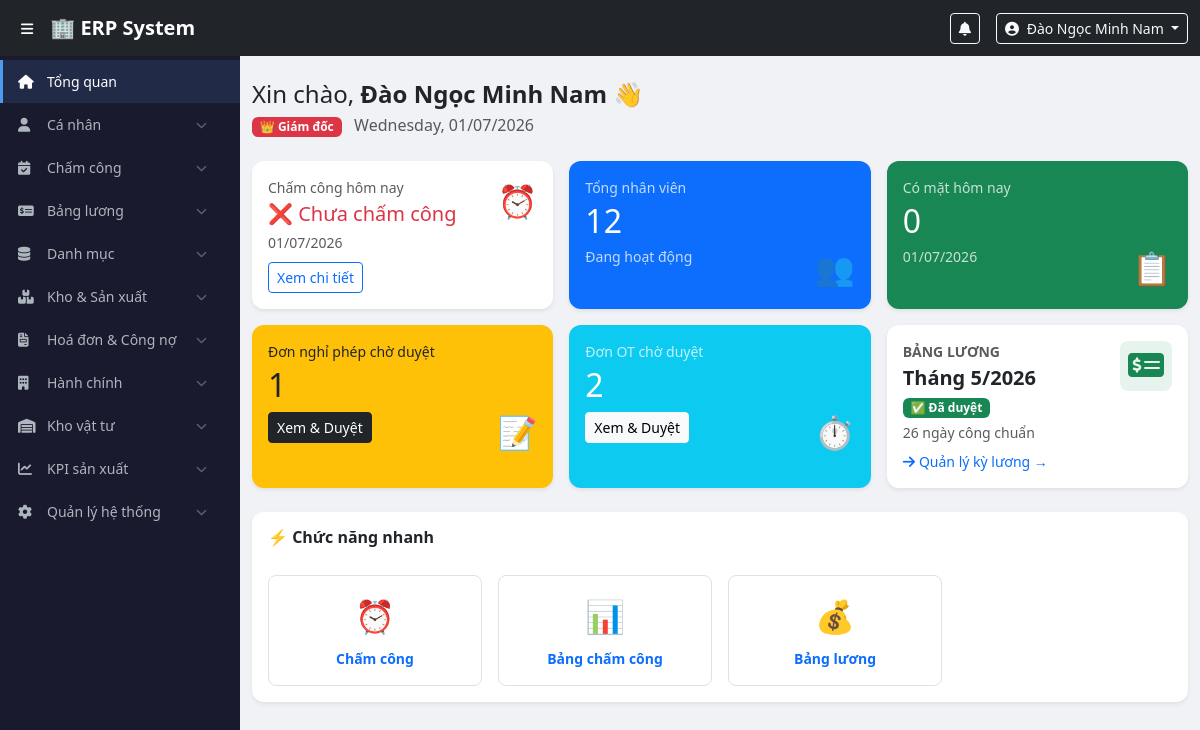
/dashboard.php (signed in), run on the app's committed database.
### tables this page shows
CREATE TABLE `payroll_periods` (
  `id` int(11) NOT NULL,
  `period_year` smallint(6) NOT NULL,
  `period_month` tinyint(4) NOT NULL,
  `period_from` date NOT NULL,
  `period_to` date NOT NULL,
  `working_days` tinyint(4) NOT NULL,
  `status` enum('draft','submitted','approved','locked') DEFAULT 'draft',
  `note` text DEFAULT NULL,
  `created_by` int(11) DEFAULT NULL,
  `submitted_at` datetime DEFAULT NULL,
  `submitted_by` int(11) DEFAULT NULL,
  `approved_at` datetime DEFAULT NULL,
  `approved_by` int(11) DEFAULT NULL,
  `locked_at` datetime DEFAULT NULL,
  `locked_by` int(11) DEFAULT NULL,
  `created_at` timestamp NOT NULL DEFAULT current_timestamp(),
  `updated_at` timestamp NOT NULL DEFAULT current_timestamp() ON UPDATE current_timestamp()
);

### config/auth.php (called while the page is built, shortened)
<?php
function isLoggedIn() {
    return isset($_SESSION['user_id']) && !empty($_SESSION['user_id']);
}
function hasRole(...$roles) {
    return in_array($_SESSION['role'], $roles);
}
function currentUser() {
    return [
        'id'          => $_SESSION['user_id']   ?? null,
        'full_name'   => $_SESSION['full_name'] ?? '',
        'username'    => $_SESSION['username']  ?? '',
        'role'        => $_SESSION['role']      ?? '',
        'role_name'   => $_SESSION['role_name'] ?? '',
        'employee_code' => $_SESSION['employee_code'] ?? '',
        'department_id' => $_SESSION['department_id'] ?? null,
    ];
}
function getRoleBadge($role) {
    $map = [
        'director'   => ['class' => 'danger',   'icon' => '👑', 'label' => 'Giám đốc'],
        'accountant' => ['class' => 'warning',   'icon' => '💰', 'label' => 'Kế toán'],
        'manager'    => ['class' => 'primary',   'icon' => '🏢', 'label' => 'Quản lý'],
        'warehouse'  => ['class' => 'info',      'icon' => '📦', 'label' => 'Quản lý Kho'],
        'production' => ['class' => 'success',   'icon' => '🏭', 'label' => 'Quản lý SX'],
        'employee'   => ['class' => 'secondary', 'icon' => '👤', 'label' => 'Nhân viên'],
    ];
    return $map[$role] ?? ['class' => 'secondary', 'icon' => '❓', 'label' => $role];
}
?>

### dashboard.php (the view, shortened to what this page needs)
<?php
require_once 'config/auth.php';
$user = currentUser();
$pdo = getDBConnection();
$today = date('Y-m-d');
$stats = [];
$stmt = $pdo->prepare("SELECT * FROM attendance_logs WHERE user_id = ? AND work_date = ?");
$stmt->execute([$user['id'], $today]);
$todayAttendance = $stmt->fetch();
if (hasRole('production', 'manager', 'director')) {
    $stmt = $pdo->prepare("SELECT COUNT(*) FROM leave_requests WHERE status = 'pending'");
    $stmt->execute();
    $stats['pending_leaves'] = $stmt->fetchColumn();
    $stmt = $pdo->prepare("SELECT COUNT(*) FROM overtime_requests WHERE status = 'pending'");
    $stmt->execute();
    $stats['pending_ot'] = $stmt->fetchColumn();
}
if (hasRole('director', 'manager', 'accountant')) {
    $stmt = $pdo->prepare("SELECT COUNT(*) FROM users WHERE is_active = 1 AND role_id = (SELECT id FROM roles WHERE name = 'employee')");
    $stmt->execute();
    $stats['total_employees'] = $stmt->fetchColumn();
    $stmt = $pdo->prepare("SELECT COUNT(*) FROM attendance_logs WHERE work_date = ?");
    $stmt->execute([$today]);
    $stats['checked_today'] = $stmt->fetchColumn();
}
$pendingPayrolls = 0;
$latestPeriod = $pdo->query("
    SELECT * FROM payroll_periods
    ORDER BY period_year DESC, period_month DESC
    LIMIT 1
")->fetch();
if (hasRole('director')) {
    $pendingPayrolls = (int)$pdo->query("
        SELECT COUNT(*) FROM payroll_periods WHERE status = 'submitted'
    ")->fetchColumn();
}
include 'includes/header.php';
include 'includes/sidebar.php';
?>
<div class="main-content">
    <div class="container-fluid py-4">
        <div class="d-flex justify-content-between align-items-center mb-4">
            <div>
                <h4 class="mb-1">Xin chào, <strong><?= htmlspecialchars($user['full_name']) ?></strong> 👋</h4>
                <p class="text-muted mb-0">
                    <?php $badge = getRoleBadge($user['role']); ?>
                    <span class="badge bg-<?= $badge['class'] ?>"><?= $badge['icon'] ?> <?= $badge['label'] ?></span>
                    &nbsp; <?= date('l, d/m/Y') ?>
                </p>
            </div>
        </div>
        <div class="row g-3 mb-4">
            <div class="col-md-4">
                <div class="card border-0 shadow-sm h-100">
                    <div class="card-body">
                        <div class="d-flex justify-content-between align-items-start">
                            <div>
                                <p class="text-muted small mb-1">Chấm công hôm nay</p>
                                <?php if ($todayAttendance): ?>
                                    <h5 class="text-success mb-1">✅ Đã chấm công</h5>
                                    <small class="text-muted">
                                        Vào: <?= $todayAttendance['check_in'] ? date('H:i', strtotime($todayAttendance['check_in'])) : '--:--' ?>
                                        &nbsp;|&nbsp;
                                        Ra: <?= $todayAttendance['check_out'] ? date('H:i', strtotime($todayAttendance['check_out'])) : '--:--' ?>
                                    </small>
                                <?php else: ?>
                                    <h5 class="text-danger mb-1">❌ Chưa chấm công</h5>
                                    <small class="text-muted"><?= date('d/m/Y') ?></small>
                                <?php endif; ?>
                            </div>
                            <div class="fs-2">⏰</div>
                        </div>
                        <a href="/erp/modules/attendance/index.php" class="btn btn-sm btn-outline-primary mt-2">Xem chi tiết</a>
                    </div>
                </div>
            </div>
            <?php if (hasRole('director', 'manager', 'accountant')): ?>
            <div class="col-md-4">
                <div class="card border-0 shadow-sm h-100 bg-primary text-white">
                    <div class="card-body">
                        <p class="mb-1 opacity-75 small">Tổng nhân viên</p>
                        <h2 class="mb-1"><?= $stats['total_employees'] ?? 0 ?></h2>
                        <small class="opacity-75">Đang hoạt động</small>
                        <div class="fs-2 float-end mt-n3">👥</div>
                    </div>
                </div>
            </div>
            <div class="col-md-4">
                <div class="card border-0 shadow-sm h-100 bg-success text-white">
                    <div class="card-body">
                        <p class="mb-1 opacity-75 small">Có mặt hôm nay</p>
                        <h2 class="mb-1"><?= $stats['checked_today'] ?? 0 ?></h2>
                        <small class="opacity-75"><?= date('d/m/Y') ?></small>
                        <div class="fs-2 float-end mt-n3">📋</div>
                    </div>
                </div>
            </div>
            <?php endif; ?>
            <?php if (hasRole('production', 'manager', 'director')): ?>
            <div class="col-md-4">
                <div class="card border-0 shadow-sm h-100 bg-warning">
                    <div class="card-body">
                        <p class="mb-1 small">Đơn nghỉ phép chờ duyệt</p>
                        <h2 class="mb-1"><?= $stats['pending_leaves'] ?? 0 ?></h2>
                        <a href="/erp/modules/attendance/leave_manage.php" class="btn btn-sm btn-dark mt-1">Xem & Duyệt</a>
                        <div class="fs-2 float-end mt-n3">📝</div>
                    </div>
                </div>
            </div>
            <div class="col-md-4">
                <div class="card border-0 shadow-sm h-100 bg-info text-white">
                    <div class="card-body">
                        <p class="mb-1 opacity-75 small">Đơn OT chờ duyệt</p>
                        <h2 class="mb-1"><?= $stats['pending_ot'] ?? 0 ?></h2>
                        <a href="/erp/modules/attendance/ot_manage.php" class="btn btn-sm btn-light mt-1">Xem & Duyệt</a>
                        <div class="fs-2 float-end mt-n3">⏱️</div>
                    </div>
                </div>
            </div>
            <?php endif; ?>
            <?php if (hasRole('director', 'accountant', 'manager')): ?>
            <div class="col-md-4">
                <a href="/erp/modules/payroll/index.php" class="text-decoration-none">
                    <div class="card border-0 shadow-sm h-100 <?= $pendingPayrolls > 0 ? 'border border-warning border-2' : '' ?>">
                        <div class="card-body">
                            <div class="d-flex justify-content-between align-items-start">
                                <div class="flex-grow-1">
                                    <p class="text-muted small mb-1 fw-semibold">BẢNG LƯƠNG</p>
                                    <?php if ($latestPeriod): ?>
                                        <?php
                                        $statusMap = [
                                            'draft'     => ['secondary', '📝 Nháp'],
                                            'submitted' => ['warning',   '📤 Chờ duyệt'],
                                            'approved'  => ['success',   '✅ Đã duyệt'],
                                            'locked'    => ['dark',      '🔒 Đã lock'],
                                        ];
                                        [$sc, $sl] = $statusMap[$latestPeriod['status']] ?? ['secondary', '?'];
                                        ?>
                                        <h5 class="mb-1 fw-bold">
                                            Tháng <?= $latestPeriod['period_month'] ?>/<?= $latestPeriod['period_year'] ?>
                                        </h5>
                                        <span class="badge bg-<?= $sc ?>"><?= $sl ?></span>
                                        <div class="small text-muted mt-1">
                                            <?= $latestPeriod['working_days'] ?> ngày công chuẩn
                                        </div>
                                    <?php else: ?>
                                        <h5 class="mb-1 text-muted">Chưa có kỳ lương</h5>
                                    <?php endif; ?>
                                </div>
                                <div class="bg-success bg-opacity-10 rounded-3 p-2 ms-2">
                                    <i class="fas fa-money-check-alt fa-2x text-success"></i>
                                </div>
                            </div>
                            <div class="mt-2 small text-primary">
                                <i class="fas fa-arrow-right me-1"></i>Quản lý kỳ lương →
                            </div>
                        </div>
                    </div>
                </a>
            </div>
            <?php endif; ?>
        </div>
        <div class="card border-0 shadow-sm">
            <div class="card-header bg-white border-0 pt-3">
                <h6 class="fw-bold mb-0">⚡ Chức năng nhanh</h6>
            </div>
            <div class="card-body">
                <div class="row g-3">
                    <div class="col-6 col-md-3">
                        <a href="/erp/modules/attendance/index.php" class="text-decoration-none">
                            <div class="border rounded-3 p-3 text-center hover-card">
                                <div class="fs-2 mb-2">⏰</div>
                                <div class="small fw-semibold">Chấm công</div>
                            </div>
                        </a>
                    </div>
                    <?php if (hasRole('director', 'accountant', 'manager')): ?>
                    <div class="col-6 col-md-3">
                        <a href="/erp/modules/attendance/all_attendance.php" class="text-decoration-none">
                            <div class="border rounded-3 p-3 text-center hover-card">
                                <div class="fs-2 mb-2">📊</div>
                                <div class="small fw-semibold">Bảng chấm công</div>
                            </div>
                        </a>
                    </div>
                    <div class="col-6 col-md-3">
                        <a href="/erp/modules/payroll/index.php" class="text-decoration-none">
                            <div class="border rounded-3 p-3 text-center hover-card">
                                <div class="fs-2 mb-2">💰</div>
                                <div class="small fw-semibold">Bảng lương</div>
                            </div>
                        </a>
                    </div>
                    <?php endif; ?>
                </div>
            </div>
        </div>
    </div>
</div>
<?php include 'includes/footer.php'; ?>

### assets/css/style.css (style rules this page uses)
body { padding-top: 56px; background: #f0f2f5; font-family: 'Segoe UI', sans-serif; }
.main-content { margin-left: 240px; transition: margin-left 0.3s; min-height: calc(100vh - 56px); }
.card { border-radius: 12px !important; }
.card-header { border-radius: 12px 12px 0 0 !important; padding: 12px 16px; }

### dashboard.php (style rules this page uses)
.hover-card { transition: all 0.2s; cursor: pointer; }

### data on the page
payroll_periods: period_month "5", period_year "2026", working_days "26"

### other printed values
$user['full_name'] "Đào Ngọc Minh Nam"
$badge['icon'] "👑"
$badge['label'] "Giám đốc"
$stats['total_employees'] "12"
$stats['checked_today'] "0"
$stats['pending_leaves'] "1"
$stats['pending_ot'] "2"
$sl "✅ Đã duyệt"
